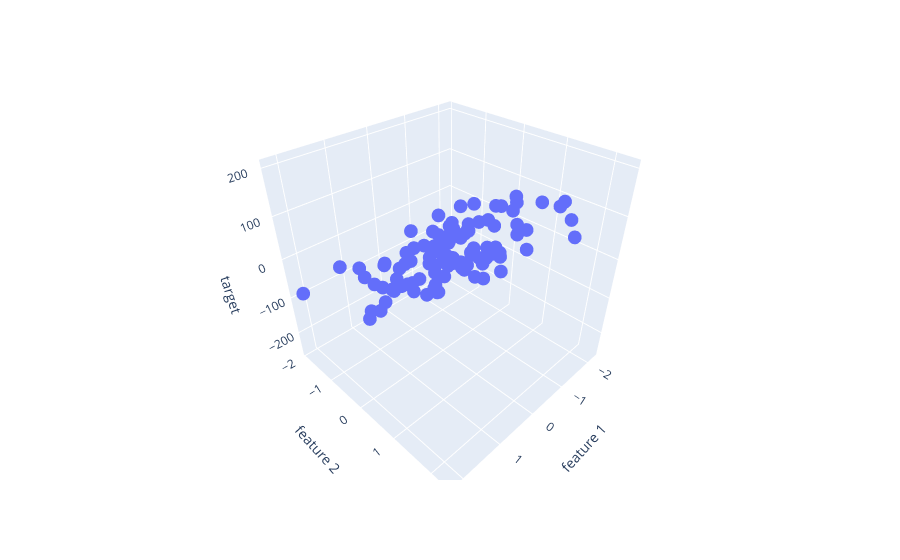

This figure's notebook cell:
### Code cell
import plotly.express as px 
px.scatter_3d(df,x='feature 1', y='feature 2', z='target')
